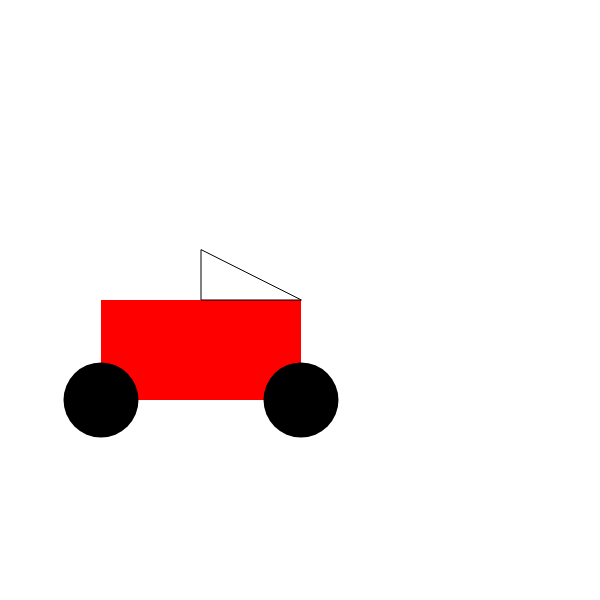
Frame 1 (no input)
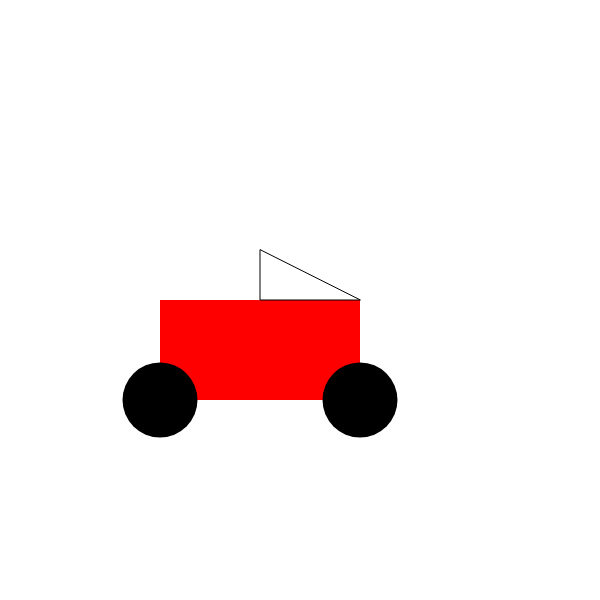
Frame 60 (no input)
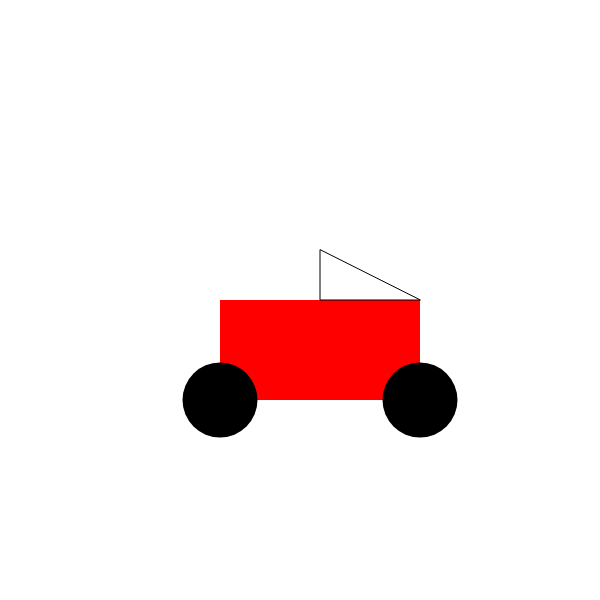
Frame 120 (the mouse pressed at the canvas centre since frame 60)

The p5.js sketch that drew these frames (run headless with seeded random() and noise() and a simulated clock; from frame 60 on, the mouse is pressed at the canvas centre):

// p5.js sketch
// ── sketch.js
/*
Draw is a special function because it runs over and over. When we change points
in our drawing within the "draw" function then our drawings will animate.

Learning outcomes:

1. The "draw" function is a really special function. It runs over and over
   again. This let's us do really cool things like animation. In programming,
   when we make our code run over and over we call this a "loop".
2. The "setup" function is also special but it only gets run once.
3. To make shapes move across our canvas we need to change the value of the
   variable which tells the computer where to draw our shape. We need to do
   this within the "draw" function. Each time around the loop the value changes
   and this is what gives us the animation.

Exercise: sunrise over Lake Michigan!
*/

var carX = 100;
var carY = 300;
var carWidth = 200;
var carHeight = 100;
var wheelSize = 75;
var windscreenWidth = 100;
var windscreenHeight = 50;

var setup = function() {
  	createCanvas(600, 600);
};

// 1. talk about why draw is special
var draw = function() {	
	// 3. Add background and explain why this is important
	background(255, 255, 255);
	// car
	fill(255, 0, 0);
	noStroke();
	// 2. change the position of the car - what happens?
	// 4. what happens if I change the amount I add to carX?
	// 5. can you remember the shorthand for incrementing and decrementing?
	// 6. what happens if we change the plus to a minus?
	carX = carX + 1;
	rect(carX, carY, carWidth, carHeight);
	
	// wheels of car
	fill(0, 0, 0);
	// left wheel
	ellipse(carX, carY+carHeight, wheelSize, wheelSize);
	// right wheel
	ellipse(carX+carWidth, carY+carHeight, wheelSize, wheelSize);

	// windscreen
	noFill();
	strokeWeight(1);
	stroke(0, 0, 0);
	triangle(carX+carWidth, carY,
			 carX+carWidth-windscreenWidth, carY,
			 carX+carWidth-windscreenWidth, carY-windscreenHeight);
};
